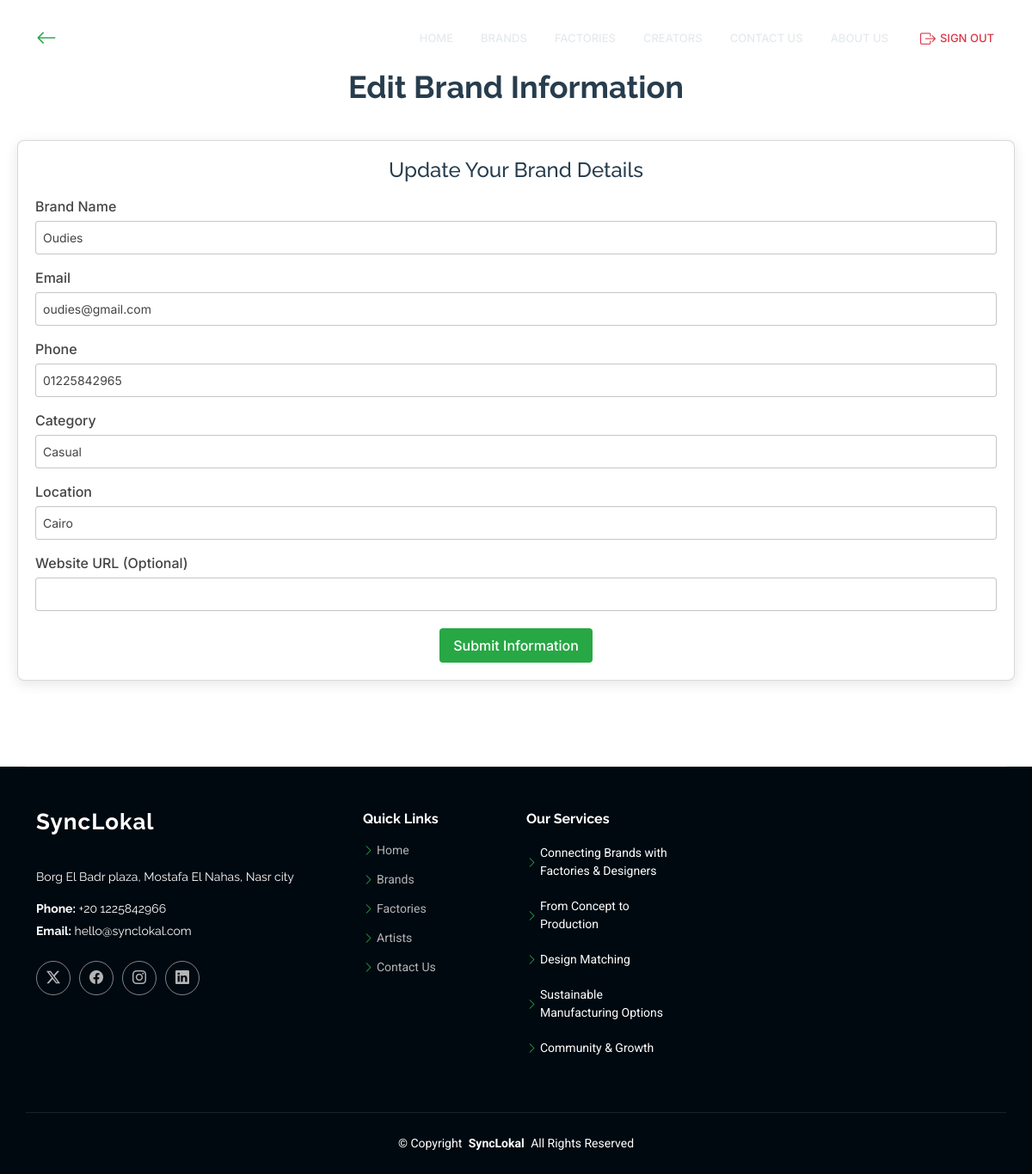
/brand_dash/brand-editinfo.php (signed in), run on the app's committed database.
### tables this page shows
CREATE TABLE `brand` (
  `Brand_ID` int(11) NOT NULL,
  `Brand_Name` varchar(100) DEFAULT NULL,
  `Email` varchar(100) DEFAULT NULL,
  `Phone` varchar(20) DEFAULT NULL,
  `Category` varchar(50) DEFAULT NULL,
  `Location` varchar(100) DEFAULT NULL,
  `Website_URL` varchar(100) DEFAULT NULL,
  `User_ID` int(11) DEFAULT NULL,
  `image_data` longblob DEFAULT NULL,
  `image_mime_type` varchar(50) DEFAULT NULL
);

### brand_dash/brand-editinfo.php (the view, shortened to what this page needs)
<?php
require_once 'db_connect.php';
$user_id = $_SESSION['user_id'] ?? null;
$brand = [];
try {
    $stmt = $conn->prepare("SELECT * FROM brand WHERE User_ID = ?");
    $stmt->execute([$user_id]);
    $brand = $stmt->fetch(PDO::FETCH_ASSOC);
} catch(PDOException $e) {
    $error = "Error: Database connection issue. Please try again later.";
}
?>
<!DOCTYPE html>
<html lang="en">
<head>
  <link href="/Grad/Grad2/assets/vendor/bootstrap/css/bootstrap.min.css" rel="stylesheet">
  <link href="/Grad/Grad2/assets/vendor/bootstrap-icons/bootstrap-icons.css" rel="stylesheet">
  <link href="/Grad/Grad2/assets/vendor/aos/aos.css" rel="stylesheet">
  <link href="/Grad/Grad2/assets/vendor/glightbox/css/glightbox.min.css" rel="stylesheet">
  <link href="/Grad/Grad2/assets/vendor/swiper/swiper-bundle.min.css" rel="stylesheet">
  <link href="/Grad/Grad2/assets/css/main.css" rel="stylesheet">
</head>
<body class="index-page">
  <header id="header" class="header d-flex align-items-center fixed-top">
    <div class="container-fluid container-xl position-relative d-flex align-items-center">
      <a href="/Grad/Grad2/index.html" class="logo d-flex align-items-center me-auto">
        <h1 class="sitename">SyncLokal</h1>
      </a>
      <nav id="navmenu" class="navmenu">
        <ul>
          <li><a href="/Grad/Grad2/index.php">Home</a></li>
          <li><a href="/Grad/Grad2/brands.php">Brands</a></li>
          <li><a href="/Grad/Grad2/factories.php">Factories</a></li>
          <li><a href="/Grad/Grad2/creators.php">Creators</a></li>
          <li><a href="/Grad/Grad2/contact.php">Contact Us</a></li>
          <li><a href="/Grad/Grad2/about.php">About us</a></li>
          <li><a href="/Grad/Grad2/signout.php" class="text-danger"><i class="bi bi-box-arrow-right"></i> Sign Out</a></li>
        </ul>
      </nav>
      <a href="/Grad/Grad2/brand-dashboard.php" class="back-btn" title="Back to Dashboard">
        <i class="bi bi-arrow-left"></i>
      </a>
    </div>
  </header>
  <main class="main">
    <section class="edit-info-section">
      <div class="edit-info-container">
        <h2>Edit Brand Information</h2>
        <div class="edit-form" data-aos="fade-up">
          <h3>Update Your Brand Details</h3>
          <form method="POST" action="">
            <div class="form-group">
              <label for="brand_name">Brand Name</label>
              <input type="text" id="brand_name" name="brand_name" value="<?php echo htmlspecialchars($brand['Brand_Name'] ?? ''); ?>" required>
            </div>
            <div class="form-group">
              <label for="email">Email</label>
              <input type="email" id="email" name="email" value="<?php echo htmlspecialchars($brand['Email'] ?? ''); ?>" required>
            </div>
            <div class="form-group">
              <label for="phone">Phone</label>
              <input type="tel" id="phone" name="phone" value="<?php echo htmlspecialchars($brand['Phone'] ?? ''); ?>" required>
            </div>
            <div class="form-group">
              <label for="category">Category</label>
              <input type="text" id="category" name="category" value="<?php echo htmlspecialchars($brand['Category'] ?? ''); ?>" required>
            </div>
            <div class="form-group">
              <label for="location">Location</label>
              <input type="text" id="location" name="location" value="<?php echo htmlspecialchars($brand['Location'] ?? ''); ?>" required>
            </div>
            <div class="form-group">
              <label for="website_url">Website URL (Optional)</label>
              <input type="url" id="website_url" name="website_url" value="<?php echo htmlspecialchars($brand['Website_URL'] ?? ''); ?>">
            </div>
            <button type="submit" class="submit-btn">Submit Information</button>
          </form>
        </div>
      </div>
    </section>
  </main>
  <footer id="footer" class="footer dark-background">
    <div class="container footer-top">
      <div class="row gy-4">
        <div class="col-lg-4 col-md-6 footer-about">
          <a href="/Grad/Grad2/index.html" class="logo d-flex align-items-center">
            <span class="sitename">SyncLokal</span>
          </a>
          <div class="footer-contact pt-3">
            <p>Borg El Badr plaza, Mostafa El Nahas, Nasr city</p>
            <p class="mt-3"><strong>Phone:</strong> <span>+20 1225842966</span></p>
            <p><strong>Email:</strong> <span>hello@synclokal.com</span></p>
          </div>
          <div class="social-links d-flex mt-4">
            <a href=""><i class="bi bi-twitter-x"></i></a>
            <a href=""><i class="bi bi-facebook"></i></a>
            <a href=""><i class="bi bi-instagram"></i></a>
            <a href=""><i class="bi bi-linkedin"></i></a>
          </div>
        </div>
                <div class="col-lg-2 col-md-3 footer-links">
          <h4>Quick Links</h4>
          <ul>
            <li><i class="bi bi-chevron-right"></i> <a href="index.php">Home</a></li>
            <li><i class="bi bi-chevron-right"></i> <a href="brands.php">Brands</a></li>
            <li><i class="bi bi-chevron-right"></i> <a href="factories.php">Factories</a></li>
            <li><i class="bi bi-chevron-right"></i> <a href="artists.php">Artists</a></li>
            <li><i class="bi bi-chevron-right"></i> <a href="contact.php">Contact Us</a></li>
          </ul>
        </div>
        <div class="col-lg-2 col-md-3 footer-links">
          <h4>Our Services</h4>
          <ul>
            <li><i class="bi bi-chevron-right"></i> Connecting Brands with Factories & Designers</li>
            <li><i class="bi bi-chevron-right"></i> From Concept to Production</li>
            <li><i class="bi bi-chevron-right"></i> Design Matching</li>
            <li><i class="bi bi-chevron-right"></i> Sustainable Manufacturing Options</li>
            <li><i class="bi bi-chevron-right"></i> Community & Growth</li>
          </ul>
        </div>
      </div>
    </div>
    <div class="container copyright text-center mt-4">
      <p>© <span>Copyright</span> <strong class="px-1 sitename">SyncLokal</strong> <span>All Rights Reserved</span></p>
    </div>
  </footer>
</body>
</html>

### brand_dash/brand-editinfo.php (style rules this page uses)
.edit-info-section { padding: 80px 0; background-color: var(--surface-color); }
.edit-info-container { max-width: 1200px; margin: 0 auto; padding: 0 20px; }
.edit-info-container h2 { color: var(--heading-color); font-family: var(--heading-font); font-size: 36px; font-weight: 700; text-align: center; margin-bottom: 40px; }
.edit-form { background-color: var(--surface-color); border: 1px solid color-mix(in srgb, var(--default-color), transparent 80%); border-radius: 8px; padding: 20px; margin-bottom: 20px; box-shadow: 0 4px 15px rgba(0, 0, 0, 0.1); }
.edit-form h3 { color: var(--heading-color); font-family: var(--heading-font); font-size: 24px; margin-bottom: 15px; text-align: center; }
.form-group { margin-bottom: 15px; }
.form-group label { font-family: 'Inter', sans-serif; font-weight: 500; color: var(--default-color); display: block; margin-bottom: 5px; }
.form-group input, .form-group textarea { width: 100%; padding: 8px; border: 1px solid color-mix(in srgb, var(--default-color), transparent 70%); border-radius: 4px; font-family: 'Inter', sans-serif; font-size: 14px; }
.submit-btn { background-color: var(--accent-color); color: var(--contrast-color); padding: 8px 16px; border: none; border-radius: 4px; font-family: 'Inter', sans-serif; font-weight: 500; cursor: pointer; transition: background-color 0.3s; display: block; margin: 20px auto 0; }
.back-btn i { font-size: 24px; color: var(--accent-color); transition: color 0.3s; }
.navmenu .text-danger { font-family: 'Inter', sans-serif; display: flex; align-items: center; gap: 5px; }
.navmenu .text-danger i { font-size: 18px; }

### data on the page
brand: brand_name "Oudies", email "oudies@gmail.com", phone "01225842965", category "Casual", location "Cairo"
